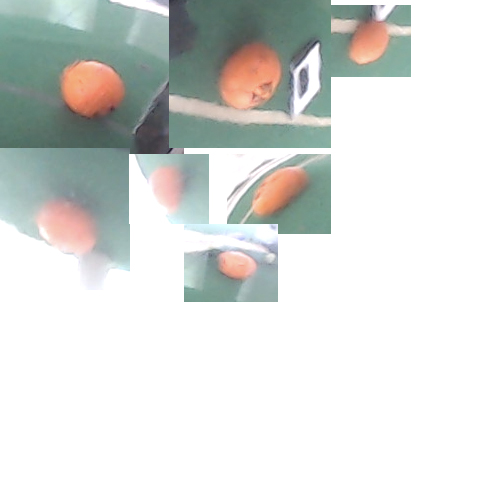
#> input picture visualize/assets/robot2orange.jpg, 500 x 500 px, found by its file name
$ python 7_ball_detection_erode_dilate.py
#> lines starting #> are read from the running program, lines starting #| are printed output that depends on the picture; after the words box and inside, x2 and y2 are one past the last pixel; in counts of white or black regions, pixels touching at a corner belong together
import numpy as np
import cv2

img = cv2.imread("visualize/assets/robot2orange.jpg")
#> img is the input picture: shape (500, 500, 3); mean B, G, R 218.8, 221.5, 218.9
cv2.circle(img, (5, 5), 3, (0, 255, 0), 1)
#> img: shape (500, 500, 3); 0.01% of pixels changed, all inside (x1, y1, x2, y2) = (2, 2, 9, 9)
cv2.imshow("Gambar BGR", img)

img_hsv = cv2.cvtColor(img, cv2.COLOR_BGR2HSV)
#> img_hsv: shape (500, 500, 3); mean H, S, V 24.9, 16.5, 225.2
cv2.imshow("Gambar HSV", img_hsv)

lower_hsv = np.array([0, 44, 0])
upper_hsv = np.array([15, 255, 255])

only_orange = cv2.inRange(img_hsv, lower_hsv, upper_hsv)
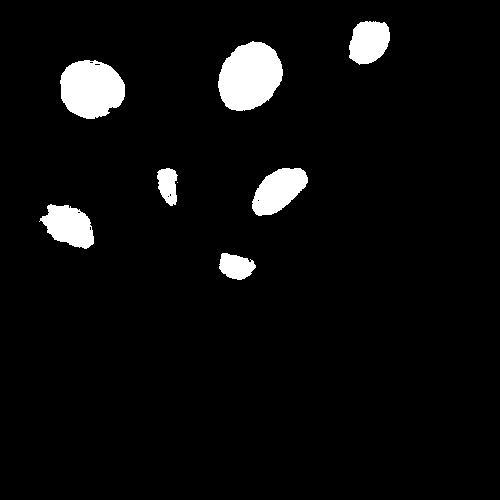
#> only_orange: shape (500, 500); 5% white; 8 white regions (1 under 20 px), largest, box (x1, y1, x2, y2) and area: (218, 41, 283, 111) 3385, (60, 60, 125, 119) 2964, (252, 168, 308, 216) 1752
cv2.imshow("Only Orange", only_orange)

eroded_frame = cv2.erode(only_orange, np.ones((2, 2), dtype=np.uint8))
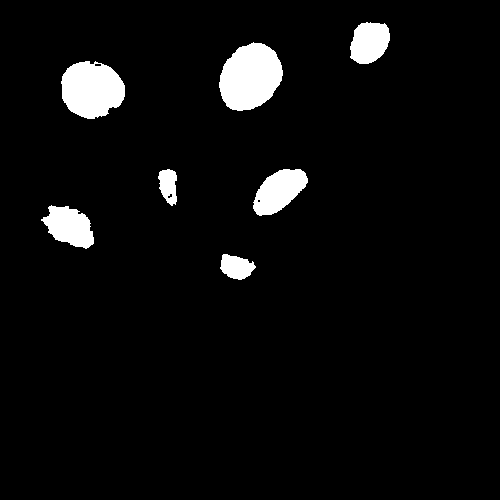
#> eroded_frame: shape (500, 500); 4.7% white; 7 white regions, largest, box (x1, y1, x2, y2) and area: (219, 42, 283, 111) 3249, (61, 61, 125, 119) 2823, (253, 169, 308, 216) 1644
cv2.imshow("Eroded", eroded_frame)
dilated_frame = cv2.dilate(eroded_frame, np.ones((3, 3), dtype=np.uint8))
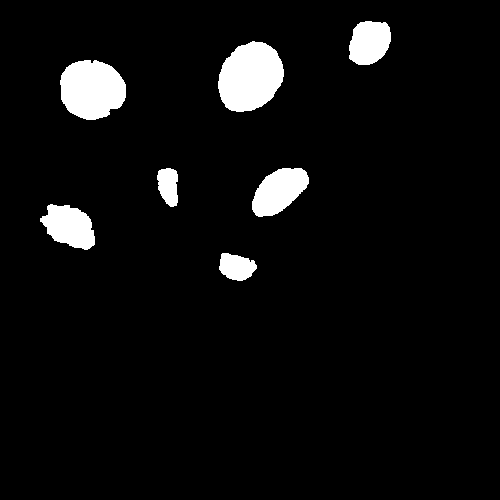
#> dilated_frame: shape (500, 500); 5.2% white; 7 white regions
cv2.imshow("Dilated", dilated_frame)

contours_canvas = img.copy()
contours, hierarchy = cv2.findContours(
    dilated_frame, cv2.RETR_EXTERNAL, cv2.CHAIN_APPROX_NONE)
#> contours = 7 contours; box (x1, y1, x2, y2) and area: (218, 41, 284, 112) 3421, (60, 60, 126, 120) 3002, (252, 168, 309, 217) 1784, (40, 204, 95, 250) 1626, (349, 21, 391, 65) 1418, (219, 253, 257, 281) 714, (157, 168, 178, 207) 590
print(len(contours))
#| 7

for i, it in enumerate(contours):
    M = cv2.moments(it)
    bbox = cv2.boundingRect(it)
    x, y, w, h = bbox
    cv2.rectangle(contours_canvas, (x, y), (x+w, y+h), (255, 255, 0), 3)
    cv2.circle(contours_canvas, ((x+w//2), (y+h//2)), 5, (0, 255, 255), -3)
#> this loop made 7 passes
#> (x, y, w, h) on passes 1 to 7: (219, 253, 38, 28), (40, 204, 55, 46), (252, 168, 57, 49), (157, 168, 21, 39), (60, 60, 66, 60), (218, 41, 66, 71), (349, 21, 42, 44)
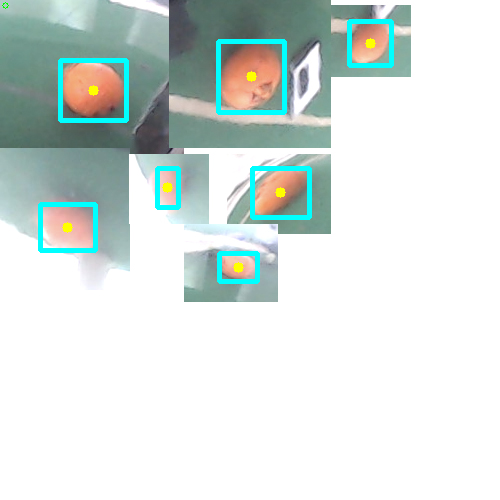
#> contours_canvas: shape (500, 500, 3); mean B, G, R 221.2, 224.2, 214.5

cv2.imshow("Found contours", contours_canvas)
cv2.waitKey(0)
